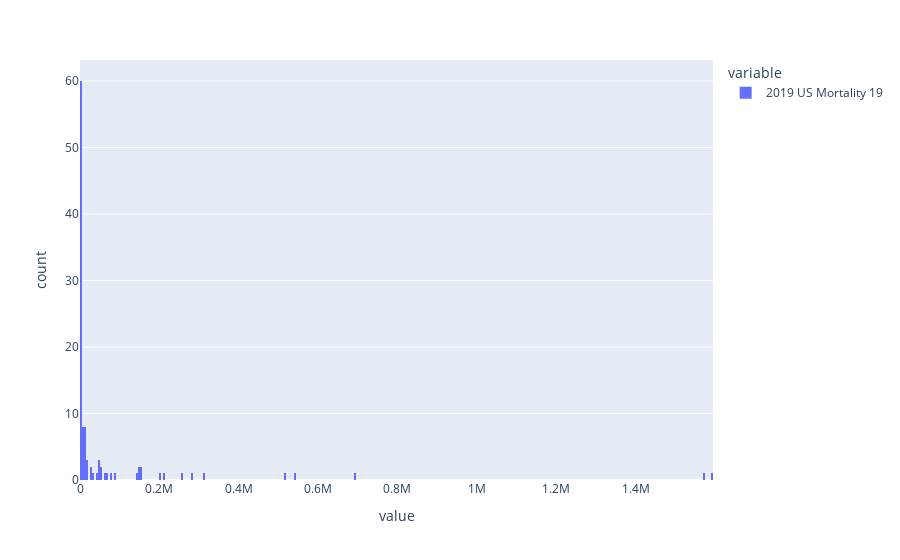

The cell this chart's notebook holds for it:
### Markdown cell above
But before that, we should divide the funding and mortality counts into different bins based on their distributions.

### Code cell
px.histogram(fatal['2019 US Mortality 19'],nbins=500)

### Figure 1 — Plotly figure (JSON) as saved in the notebook; plotly's stock layout.template omitted (floating-point values rounded to 4 significant figures)
{"data": [{"alignmentgroup": "True", "bingroup": "x", "hovertemplate": "variable=2019 US Mortality 19<br>value=%{x}<br>count=%{y}<extra></extra>", "legendgroup": "2019 US Mortality 19", "marker": {"color": "#636efa", "pattern": {"shape": ""}}, "name": "2019 US Mortality 19", "nbinsx": 500, "offsetgroup": "2019 US Mortality 19", "orientation": "v", "showlegend": true, "type": "histogram", "x": [1, 2, 8, 9, 14, 16, 19, 20, 38, 39, 40, 59, 73, 85, 85, 85, 90, 91, 96, 98, 100, 117, 124, 131, 217, 225, 241, 360, 362, 366, 408, 451, 572, 592, 658, 718, 791, 801, 975, 982, 1181, 1208, 1277, 1367, 1410, 1446, 1672, 1820, 1993, 2000, 2182, 2249, 2300, 2477, 3554, 3646, 3822, 4624, 4687, 4854, 6497, 6626, 7114, 7150, 7252, 7611, 7711, 9211, 10313, 10482, 10753, 12030, 13036, 13712, 14242, 14620, 17786, 17862, 18054, 27075, 28625, 30898, 44395, 47466, 47612, 48250, 52359, 52938, 61368, 68126, 76761, 87566, 140661, 146659, 148272, 150790, 154284, 201142, 214334, 256352, 283378, 312688, 516955, 542903, 690509, 1574518, 1592187], "xaxis": "x", "yaxis": "y"}], "layout": {"barmode": "relative", "legend": {"title": {"text": "variable"}, "tracegroupgap": 0}, "margin": {"t": 60}, "xaxis": {"anchor": "y", "domain": [0, 1], "title": {"text": "value"}}, "yaxis": {"anchor": "x", "domain": [0, 1], "title": {"text": "count"}}}}
